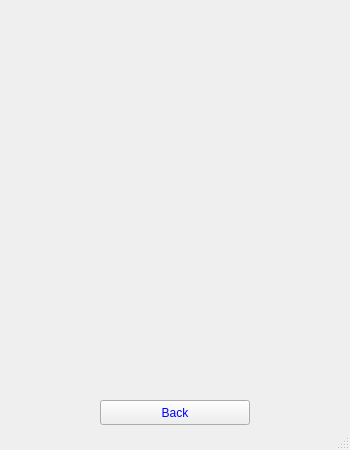
<?xml version="1.0" encoding="UTF-8"?>
<ui version="4.0">
 <class>handicap</class>
 <widget class="QMainWindow" name="handicap">
  <property name="geometry">
   <rect>
    <x>0</x>
    <y>0</y>
    <width>350</width>
    <height>450</height>
   </rect>
  </property>
  <property name="windowTitle">
   <string>GolfApp</string>
  </property>
  <widget class="QWidget" name="centralwidget">
   <property name="styleSheet">
    <string notr="true">background-image: url(:/new/prefix1/LOGO.jpg);</string>
   </property>
   <widget class="QPushButton" name="backButton">
    <property name="geometry">
     <rect>
      <x>100</x>
      <y>400</y>
      <width>150</width>
      <height>25</height>
     </rect>
    </property>
    <property name="styleSheet">
     <string notr="true">color: rgb(0, 0, 255);
font: 10pt &quot;Comic Sans MS&quot;;</string>
    </property>
    <property name="text">
     <string>Back</string>
    </property>
   </widget>
   <widget class="QWidget" name="gridLayoutWidget">
    <property name="geometry">
     <rect>
      <x>9</x>
      <y>19</y>
      <width>331</width>
      <height>371</height>
     </rect>
    </property>
    <layout class="QGridLayout" name="gridLayout"/>
   </widget>
  </widget>
  <widget class="QMenuBar" name="menubar">
   <property name="geometry">
    <rect>
     <x>0</x>
     <y>0</y>
     <width>350</width>
     <height>21</height>
    </rect>
   </property>
  </widget>
  <widget class="QStatusBar" name="statusbar"/>
 </widget>
 <resources/>
 <connections/>
</ui>
